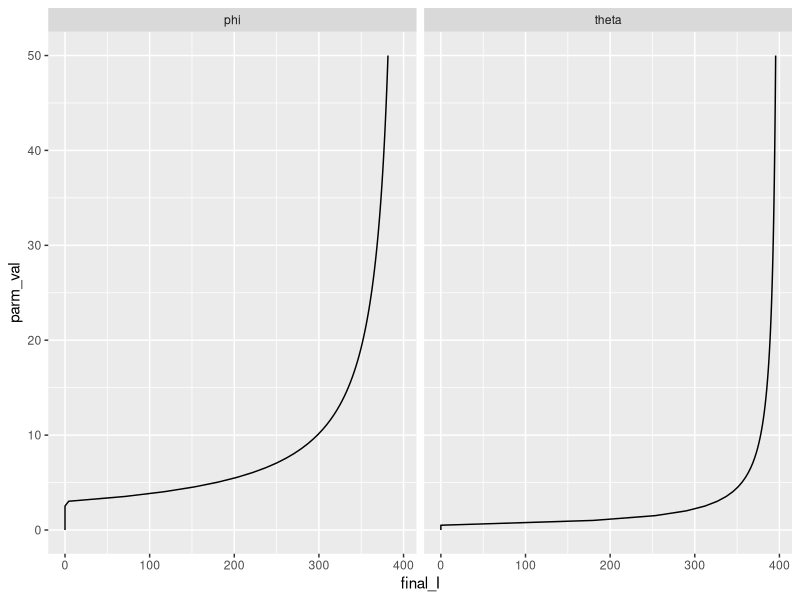
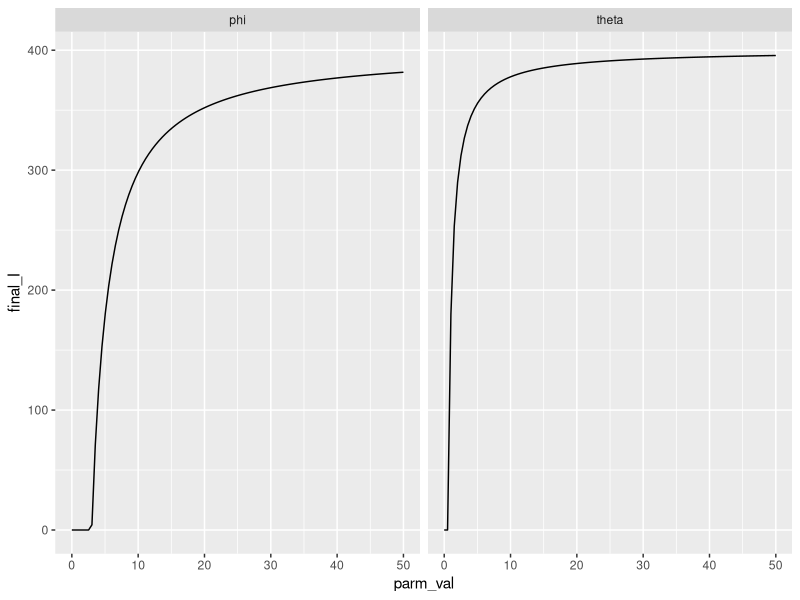
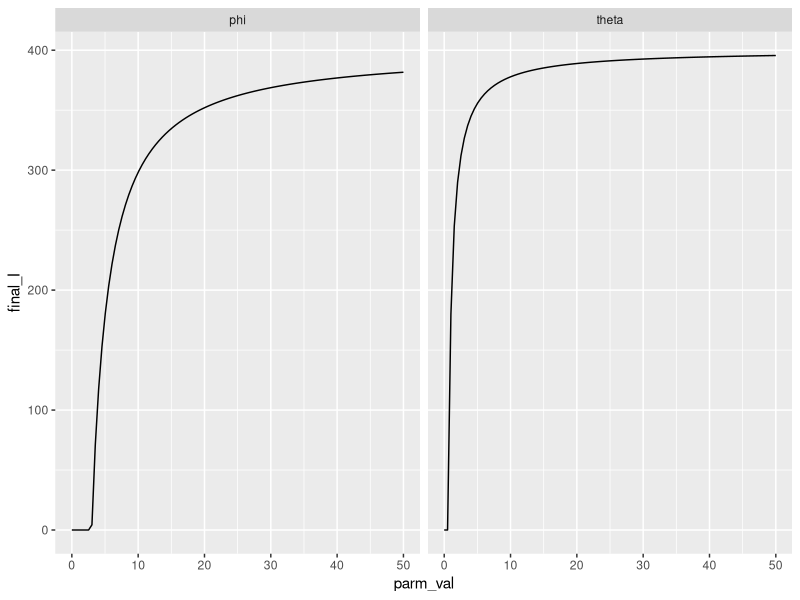
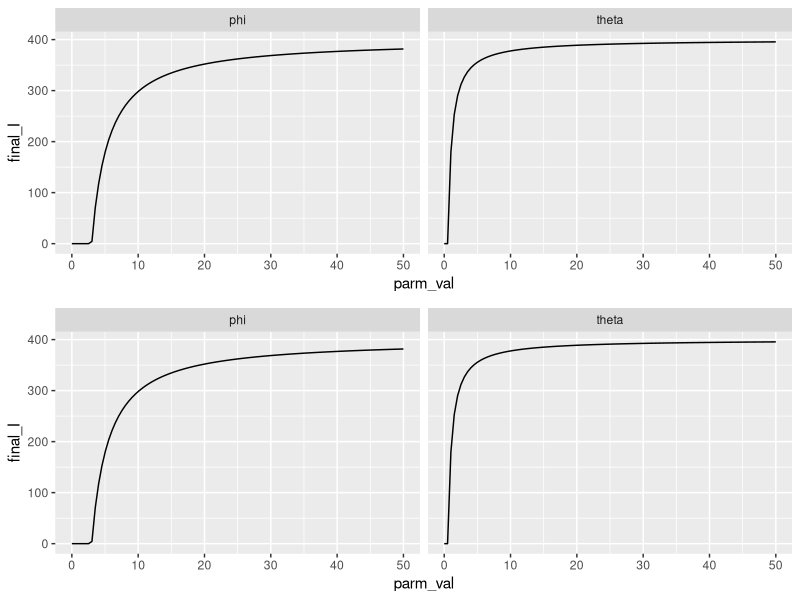

Source code (R) for these figures, in order:
#############################################################################
##### COMPARISON OF SIMPLIFIED MADDEN (2000) AND DONNELLY (2019) MODELS #####
#############################################################################

### MADDEN MODEL:
### Simplified version of model by Madden et al. 2000 to make it more comparable to model by Donnelly et al. 2019.
### No vector dynamics (immigration, emigration birth, death), plants are represented by an SI rather than an SEIR model, vectors 
### represented by an SI rather than SEI model. Vectors cannot be born infective (as this model represents 
### NPT viruses).

### DONNELLY MODEL:
### Simplification of deterministic model by Donnelly et al. 2019 to make it more comparable to Madden et al. 2000.
### No vector dynamics - constant vector population size, no vector preference (v and e always set to 1), no vector
### emigration (p always set to 0). Also model records number of infected plants, not proportion.

rm(list=ls())

# packages
library(deSolve)
library(ggplot2)
library(reshape2)
library(dplyr)
library(gridExtra)
library(grid)
library(gridtext)

#### DEFINE MADDEN ODE
madden_simple_ode <- function(times, y, par) {
  
  # PLANT EQUATIONS
  become_infected <- par[["phi"]] * par[["b"]] * y[["Z"]] * (par[["H"]] - y[["I"]]) / par[["H"]]
  
  natural_death_I <- par[["c"]] * y[["I"]]
  virus_induced_death <- par[["d"]] * y[["I"]]
  
  # state equation
  dI <- become_infected - natural_death_I - virus_induced_death

  # VECTOR EQUATIONS
  acquisition <- par[["phi"]] * par[["a"]] * y[["I"]] * y[["X"]] / par[["H"]]
  stop_being_infective <- par[["tau"]] * y[["Z"]]
  
  # state equations
  dX <- - acquisition + stop_being_infective
  dZ <- acquisition - stop_being_infective
  
  return(list(c(dI, dX, dZ)))
}

#### DEFINE DONNELLY ODE
donnelly_simple_ode <- function(times, states, parms) {
  
  # STATES
  I <- states[["I"]]
  
  # PARAMETERS
  gamma <- parms[["gamma"]]
  theta <- parms[["theta"]]
  H <- parms[["H"]]
  p <- parms[["p"]]
  v <- parms[["v"]]
  e <- parms[["e"]]
  w <- parms[["w"]]
  Pacq <- parms[["Pacq"]]
  Pinoc <- parms[["Pinoc"]]
  A <- parms[["A"]]
  
  # DEFINE PARAMETERS NEEDED FOR STATE EQUATIONS
  # q = prob of surviving flight between plants (i.e. doesn't emigrate/die)
  #q <- 1 - p  
  
  # i_hat = weighted frequency of infected plants, accounting for attraction towards infected plants
  # i.e. adapted version of i / (1 - i + i) = i / 1, to include v
  #i_hat <- v*i / ((1-i) + v*i) 
  
  # expected number of transmissions per dispersal, 
  # derived from analysis of markov chain (see Donnelly 2019, Appendix S1)
  #xi <- (q^2*Pacq*Pinoc*i_hat*(1 - e*w)*(1 - i_hat))/(p + q*w*(1 - i_hat*(1 - e)))
  xI <- Pacq*Pinoc*(1 - w)*I*(H - I)/(w*H)
  
  # infected plants - change in incidence of infected plants
  # = rate of aphid dispersal * mean number of transmissions - plant death
  di <- (theta*A/H)*xI - gamma*I
  
  return(list(di))
}

# define timeframe
times <- seq(0, 40, by = 0.4)

# FIXED parameters (from Donnelly model)
p <- 0 # aphid emigration/death rate per journey between plants
v <- 1 # infected plant attractiveness
e <- 1 # infected plant acceptability 

# parameters
parms <- c(
  
  ## DONNELLY PARMS
  gamma = 20/3, # rate of recovery/death of I plants
  theta = 1, # aphid dispersal rate per day
  p = p, # aphid emigration/death rate per journey between plants
  v = v, # infected plant attractiveness
  e = e, # infected plant acceptability 
  w = 0.2, # feeding rate on healthy plant
  Pacq = 1, # chance of virus acquisition by vector from infected plant
  Pinoc = 1, # chance of inoculating healthy plant
  
  ## MADDEN PARMS
  k1 = 1/0.021, # inoculation rate by insect (set to NPT virus, equiv to 0.5hr)
  lamda = 1/0.021, # rate of acquisition of virus by vector (set to NPT virus, equiv to 0.5hr)
  T = 0.5, # # time feeding/probing per plant visit (set to 0.5/phi in Madden model)
  tau = 1/0.25, # rate of moving through infectious state in vector (set to NPT virus, equiv to 6hr)
  
  ## PARMS FOR BOTH
  A = 1200, # total (constant) number of vectors
  H = 400 # number host plants # vector population size
)


### SET MADDEN PARMS THAT ARE DETERMINED BY DONNELLY PARMS
# probability of vector acquisition of virus from an infected plant per visit
a <- parms[["Pacq"]] #1 - exp(-parms[["lamda"]] * parms[["T"]])

# probability of plant inoculation per infective insect visit 
b <- parms[["Pinoc"]] #1 - exp(-parms[["k1"]] * parms[["T"]])

# plants visited per day by an insect
phi <- sqrt(parms[["theta"]] * parms[["tau"]] * (1 - parms[["w"]]) / 
              (parms[["w"]] #* parms[["a"]] * parms[["b"]]
               )) 

# natural plant death rate (equivalent to beta in original Madden model)
c <- parms[["gamma"]] / 2

# plant death due to infection
d <- parms[["gamma"]] / 2

# add to parms
parms <- c(parms, c(a = a, 
                    b = b, 
                    phi = phi,
                    c = c, 
                    d = d))

# STATES
I <- 1 # initial number of infected plants

init_states_don <- c(
  I = I # number of infected plants
)

init_states_mad <- c(
  I = I, # number of infected plants
  X = parms[["A"]], # number healthy insects
  Z = 0 # number infective insects
)

# ### RUN DONNELLY EPIDEMIC
# trajectory_don <- data.frame(ode(y = init_states_don, 
#                              times = times, 
#                              parms = parms, 
#                              func = donnelly_simple_ode))
# 
# # plot trajectory of infected plants and number of aphids
# plant_trajec <- ggplot(data = trajectory_don, aes(x = time, y = I)) +
#   geom_line() +
#   labs(x = "Time (days)", 
#        y = "Number of infected plants, I")
# 
# ### RUN MADDEN EPIDEMIC
# trajectory_mad <- data.frame(ode(y = init_states_mad,
#                       times = times,
#                       func = madden_simple_ode,
#                       parms = parms))
# 
# trajectory_mad_long <- reshape2::melt(trajectory_mad, id.vars = "time")
# names(trajectory_mad_long) <- c("time", "compartment", "number")
# 
# # plot trajectory of infected plants and vector compartments
# plant_trajec <- plant_trajec +
#   geom_line(data = trajectory_mad_long %>% filter(compartment == "I"), 
#             aes(x = time, y = number), color = "red") 
# plant_trajec


# param_vs_final_I <- function(init_states_don, init_states_mad, times, parms, varied_parms_vals) {
#   
#   ### describe function here
#   
#   # initialise output data frame
#   params <- varied_parms_vals %>% slice(rep(1:n(), times = 2))
#   
#   output <- data.frame(params,
#                        final_I = rep(NA, length.out = nrow(params)),
#                        model = rep(c("Donnelly", "Madden"), each = nrow(params)/2))
#   
#   final_I_don <- c()
#   final_I_mad <- c()
#   
#   parm_names_grep <- paste("^", names(varied_parms_vals), sep = "", collapse = "|")
#   
#   for (run in 1:length(varied_parms_vals)) {
#     
#     parms[grepl(parm_names_grep, names(parms))] <- varied_parms_vals[run,]
#     
#     trajectory_don <- data.frame(ode(y = init_states_don, 
#                                  times = times, 
#                                  parms = parms, 
#                                  func = donnelly_simple_ode))
#     final_I_don <- c(final_I_don, round(trajectory_don[nrow(trajectory_don), "I"], 3))
#     
#     trajectory_mad <- data.frame(ode(y = init_states_mad, 
#                                  times = times, 
#                                  parms = parms, 
#                                  func = madden_simple_ode))
#     final_I_mad <- c(final_I_mad, round(trajectory_mad[nrow(trajectory_mad), "I"], 3))
#     
#   }
#   output[,"final_I"] <- c(final_I_don, final_I_mad)
#   
#   return(output)
# }



vary_param_don <- function(init_states_don, times, parms, varied_parm_name, varied_parm_vals) {
  
  # function to run the Donnelly ODE multiple times with one parameter varying, as specified by user.
  # returns data frame of final incidence, I, of all runs, along with values of varied parameter
  
  # initialise output data frame
  output <- data.frame(parm_name = rep(varied_parm_name, length(varied_parm_vals)),
                             parm_val = varied_parm_vals,
                             final_I = rep(NA, length(varied_parm_vals)),
                             model = rep("Donnelly", length(varied_parm_vals))
                             )

  for (run in 1:length(varied_parm_vals)) {
    
    parms[[varied_parm_name]] <- varied_parm_vals[run]
    
    trajectory <- data.frame(ode(y = init_states_don, 
                                 times = times, 
                                 parms = parms, 
                                 func = donnelly_simple_ode))
    output[run, "final_I"] <- round(trajectory[nrow(trajectory), "I"], 3)
    
  }
  
  return(output)
}

vary_param_mad <- function(init_states_mad, times, parms, varied_parm_name, varied_parm_vals) {
  
  # function to run the Madden ODE multiple times with one parameter varying, as specified by user.
  # returns data frame of final incidence, I, of all runs, along with values of varied parameter
  
  # initialise output data frame
  output <- data.frame(parm_name = rep(varied_parm_name, length(varied_parm_vals)),
                       parm_val = varied_parm_vals,
                       final_I = rep(NA, length(varied_parm_vals)),
                       model = rep("Madden", length(varied_parm_vals))
  )
  
  for (run in 1:length(varied_parm_vals)) {
    
    parms[[varied_parm_name]] <- varied_parm_vals[run]
    
    trajectory <- data.frame(ode(y = init_states_mad, 
                                 times = times, 
                                 parms = parms, 
                                 func = madden_simple_ode))
    output[run, "final_I"] <- round(trajectory[nrow(trajectory), "I"], 3)
    
  }
  
  return(output)
}

sensitivity_analysis <- function(parms_mad, parms_don, init_states_don, init_states_mad, times, default_parms) {
  
  sen_analysis_df <- data.frame(parm_name = character(),
                                 parm_val = numeric(),
                                 final_I = numeric(),
                                 model = character())
  
  print("Starting Madden sensitivity analysis")
  
  for (i in 1:length(parms_mad)) {
    
    output <- vary_param_mad(init_states_mad, times, parms,
                             varied_parm_name = names(parms_mad[i]),
                             varied_parm_vals = parms_mad[[i]]) 
    
    
    sen_analysis_df <- rbind(sen_analysis_df, output)

  }
  
  print("Starting Donnelly sensitivity analysis")
  for (i in 1:length(parms_don)) {
    
    output <- vary_param_don(init_states_don, times, parms,
                             varied_parm_name = names(parms_don[i]),
                             varied_parm_vals = parms_don[[i]]) 
    
    
    sen_analysis_df <- rbind(sen_analysis_df, output)
    
  }
  
  return(sen_analysis_df) 
}
  
num_parm_runs <- 100

analysis_parms_don <- list(theta = seq(0, 20, length.out = num_parm_runs),
                           w = seq(0.01, 1, length.out = num_parm_runs),
                           Pacq = seq(0, 1, length.out = num_parm_runs),
                           Pinoc = seq(0, 1, length.out = num_parm_runs),
                           gamma = seq(0, 20, length.out = num_parm_runs))

analysis_parms_mad <- list(phi = seq(0, 20, length.out = num_parm_runs),
                           tau = seq(0, 20, length.out = num_parm_runs),
                           a = seq(0, 1, length.out = num_parm_runs),
                           b = seq(0, 1, length.out = num_parm_runs),
                           c = seq(0, 20, length.out = num_parm_runs),
                           d = seq(0, 20, length.out = num_parm_runs))


sens_analysis_res <- sensitivity_analysis(parms_mad = analysis_parms_mad,
                                          parms_don = analysis_parms_don,
                                          init_states_don, 
                                          init_states_mad, 
                                          times, 
                                          parms)

###  CREATE DONNELLY AND MADDEN MODEL SENSITIVITY ANALYSIS PLOTS
don_res_only <- sens_analysis_res %>%
  filter(model == "Donnelly")
mad_res_only <- sens_analysis_res %>%
  filter(model == "Madden")

don_model_plots <- lapply(unique(don_res_only$parm_name), function(p) ggplot(data = don_res_only[don_res_only$parm_name == p,],
                                                                                 aes(x = parm_val, 
                                                                                     y = final_I)) +
                            geom_line() +
                            labs(x = p))

mad_model_plots <- lapply(unique(mad_res_only$parm_name), function(p) ggplot(data = mad_res_only[mad_res_only$parm_name == p,],
                                                                             aes(x = parm_val, 
                                                                                 y = final_I)) +
                            geom_line() +
                            labs(x = p))
  
# create table to be given alongside graphs giving default parameter values
parms_table <- round(data.frame(parms[names(parms) != "k1" &
                                     names(parms) != "lamda" &
                                     names(parms) != "T"]), 2)
parms_grob <- tableGrob(parms_table, cols = c("Value")) # turn into grob (gtable) for plotting

# ARRANGE PLOTS (AND PARAMETER TABLE) AND SAVE TO PDF
don_plots <- gridExtra::arrangeGrob(don_model_plots[[1]], 
                        don_model_plots[[2]], 
                        don_model_plots[[3]],
                        don_model_plots[[4]],
                        don_model_plots[[5]], 
                        grid.rect(gp=gpar(col="white")), # empty space
                        nrow = 3, ncol = 2)

mad_plots <- gridExtra::arrangeGrob(mad_model_plots[[1]], 
                        mad_model_plots[[2]], 
                        mad_model_plots[[3]],
                        mad_model_plots[[4]],
                        mad_model_plots[[5]], 
                        mad_model_plots[[6]],
                        nrow = 3, ncol = 2)

layout <- rbind(c(1,1,3),
                c(1,1,4),
                c(2,2,4),
                c(2,2,4))
title <- textbox_grob("Simple models comparison - no vector dynamics or preference", 
                      gp = gpar(fontface = "bold",
                                fontsize = 13),
                      padding = unit(c(0, 1, 0, 1), "cm"))

# create pdf file to print plot to
pdf(file = "sens_analysis_simple_models.pdf")
all_plots <- gridExtra::grid.arrange(don_plots, 
                                     mad_plots,
                                     title,
                                     parms_grob,
                                     layout_matrix = layout)
all_plots
dev.off()

### INVESTIGATE RELATIONSHIP BETWEEN THETA AND PHI
## theta = Donnelly model, aphid dispersal rate
## phi = Madden model, number plants visited per day by vector

upper_lim <- 50
theta_vals <- list(theta = seq(0, upper_lim, length.out = num_parm_runs))

phi_vals <- list(phi = seq(0, upper_lim, length.out = num_parm_runs))


theta_phi_data <- sensitivity_analysis(parms_mad = phi_vals,
                                          parms_don = theta_vals,
                                          init_states_don, 
                                          init_states_mad, 
                                          times, 
                                          parms)

plot_reverse_final_I <- ggplot(data = theta_phi_data, aes(x = final_I, y = parm_val)) +
  geom_line() +
  facet_wrap(~parm_name)
plot_reverse_final_I

plot_final_I <- ggplot(data = theta_phi_data, aes(x = parm_val, y = final_I)) +
  geom_line() +
  facet_wrap(~parm_name)
plot_final_I

# find point at which epidemic takes off (final_I > 0) for phi and theta
find_epidemic_threshold <- function(phi_data, theta_data) {
  
  phi_index <- match(TRUE, phi_data$final_I > 0) # finds first instance of final_I > 0
  theta_index <- match(TRUE, theta_data$final_I > 0)
  
  # return rows of data around the threshold
  phi_subset <- phi_data[(phi_index-1):phi_index,]
  theta_subset <- theta_data[(theta_index-1):theta_index,]
  
  return(list(phi_subset, theta_subset))
}

phi_data <- theta_phi_data %>% filter(parm_name == "phi")
theta_data <- theta_phi_data %>% filter(parm_name == "theta")

out <- find_epidemic_threshold(phi_data, theta_data)
phi_threshold <- out[[1]]
theta_threshold <- out[[2]]

# run analysis between these values of the parms to find exact point at which final_I > 0
phi_lower_lim <- phi_threshold[1, "parm_val"]
phi_upper_lim <- phi_threshold[2, "parm_val"]

theta_lower_lim <- theta_threshold[1, "parm_val"]
theta_upper_lim <- theta_threshold[2, "parm_val"]

theta_vals_condensed <- list(theta = seq(theta_lower_lim, theta_upper_lim, length.out = num_parm_runs))

phi_vals_condensed <- list(phi = seq(phi_lower_lim, phi_upper_lim, length.out = num_parm_runs))


epidemic_threshold_res <- sensitivity_analysis(parms_mad = phi_vals_condensed,
                                      parms_don = theta_vals_condensed,
                                      init_states_don, 
                                      init_states_mad, 
                                      times, 
                                      parms)

phi_data <- epidemic_threshold_res %>% filter(parm_name == "phi")
theta_data <- epidemic_threshold_res %>% filter(parm_name == "theta")

out <- find_epidemic_threshold(phi_data, theta_data)
phi_subset <- out[[1]]
theta_subset <- out [[2]]

phi_subset[2, "parm_val"] # phi = 2.887 when final_I is first >0
theta_subset[2, "parm_val"] # theta = 0.541 when final_I is first >0

### relationship between phi and theta depends on w (feeding rate)
# w = 0.5 gives expected value of 1 visit per dispersal, making phi and theta equivalent
# see lab book for explanation

parms_new <- parms
parms_new["w"] <- 0.5

new_w_res <- sensitivity_analysis(parms_mad = phi_vals,
                                      parms_don = theta_vals,
                                      init_states_don, 
                                      init_states_mad, 
                                      times, 
                                      parms_new)
w_plot_final_I <- ggplot(data = new_w_res, aes(x = parm_val, y = final_I)) +
  geom_line() +
  facet_wrap(~parm_name)
w_plot_final_I

grid.arrange(plot_final_I, w_plot_final_I)

### RUN DONNELLY EPIDEMIC
trajectory_don <- data.frame(ode(y = init_states_don,
                             times = times,
                             parms = parms,
                             func = donnelly_simple_ode))

# plot trajectory of infected plants and number of aphids
don_plant_trajec <- ggplot(data = trajectory_don, aes(x = time, y = I)) +
  geom_line() +
  labs(x = "Time (days)",
       y = "Number of infected plants, I")

# run with w = 0.5
trajectory_don_w <- data.frame(ode(y = init_states_don,
                                 times = times,
                                 parms = parms_new,
                                 func = donnelly_simple_ode))

# plot trajectory of infected plants and number of aphids
don_plant_trajec_w <- ggplot(data = trajectory_don_w, aes(x = time, y = I)) +
  geom_line() +
  labs(x = "Time (days)",
       y = "Number of infected plants, I")
